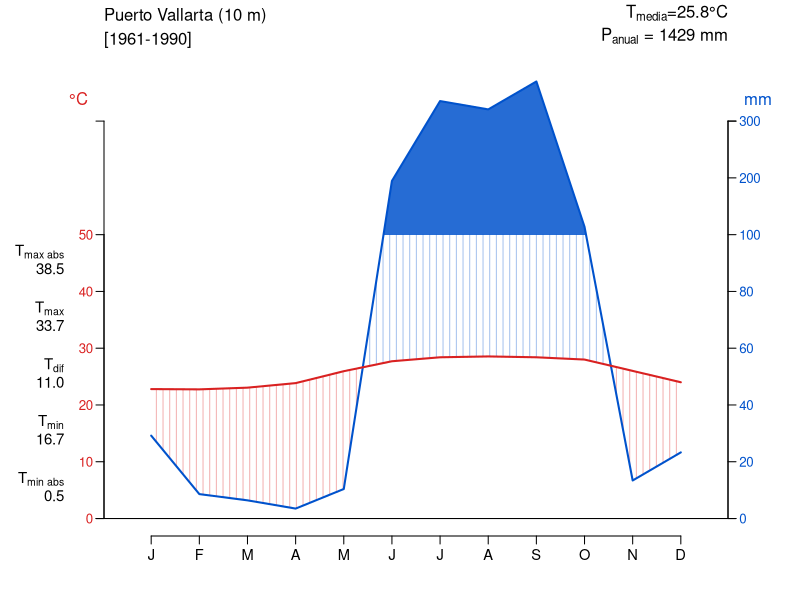

The R script that drew this image:
## ---- chunk 1
nombre <- "Puerto Vallarta"
periodo <- "1961-1990"
elevacion <- 10

prec <- c(29.2,8.6,6.4,3.5,10.4,194.6,335.3,320.6,369.8,113.8,13.4,23.3)
tmin <- c(17,16.7,17.1,17.8,20.7,23.1,23.4,23.4,23.3,22.5,20,18.4)
tmax <- c(28.6,28.8,29,29.9,31.2,32.3,33.4,33.7,33.5,33.5,32,29.6)
tminabs <- c(12,11,10,0.5,15,18,20,20,20,18.5,10,10)
tmaxabs <- c(34,35,36,36,37.5,37,38,38,38,38.5,36,36)

meses <- c("J", "F", "M", "A", "M", "J", "J", "A", "S", "O", "N", "D")
## ---- chunk 2
# --- 2. Cálculos generales ---
tmedia <- (tmax + tmin)/2
tdif <- (tmax - tmin)
tdif_prom <- round(mean(tdif), 1)
temp_prom <- round(mean(tmedia), 1)
prec_anual <- round(sum(prec), 0)
max_tmax <- max(tmax)
min_tmin <- min(tmin)

# --- 2. Escala Gaussen-Walter e Interpolación Densa ---
# Transformación de precipitación a escala de temperatura:
# 0 a 100 mm -> 0 a 50°C (relación 2:1)
# > 100 mm -> escala reducida (10 mm extra = 2°C)
p_escala <- ifelse(prec <= 100, prec / 2, 50 + (prec - 100) / 10)

# Secuencias de valores para los poligonos de relleno
xd <- seq(1, 12, length.out = 500)
td <- approx(1:12, tmedia, xout = xd)$y
pd <- approx(1:12, p_escala, xout = xd)$y


# --- Función para evitar artefactos en polígonos divididos ---
dibujar_poligonos_continuos <- function(x, y1, y2, condicion, ...) {
  if (!any(condicion)) return() # Si no hay datos que cumplan, no hace nada
  
  idx <- which(condicion)
  # Identifica grupos contiguos (cada vez que el salto de índice es > 1, crea un grupo nuevo)
  grupos <- cumsum(c(1, diff(idx) > 1))
  
  # Dibuja un polígono independiente por cada grupo continuo detectado
  for (g in unique(grupos)) {
    idx_g <- idx[grupos == g]
    polygon(c(x[idx_g], rev(x[idx_g])), 
            c(y1[idx_g], rev(y2[idx_g])), 
            ...)
  }
}



# --- 3. Configuración del Gráfico ---
par(mar = c(4, 6.5, 4, 4.5), mgp = c(2.5, 0.7, 0), cex=0.8)

plot(1:12, tmedia, type = "n", xlim = c(0.5, 12.5), ylim = c(0, max(c(p_escala, 70))),
     axes = FALSE, xlab = "", ylab = "")

# Colores semitransparentes
col_arido  <- adjustcolor("#D92121", alpha.f = 0.35) # Rojo semitransparente (Árido)
col_humedo <- adjustcolor("#0052CC", alpha.f = 0.35) # Azul semitransparente (Húmedo)
col_super  <- adjustcolor("#0052CC", alpha.f = 0.85) # Azul intesificado (Superhúmedo)

# --- 4. Relleno Uniforme de Áreas ---
# A) Período árido (T > P)
m_arid <- td >= pd
dibujar_poligonos_continuos(x = xd, y1 = td, y2 = pd, condicion = m_arid,
                            col = col_arido, border = NA, density = 15, angle = 90)

# B) Período húmedo (P > T, hasta 100 mm / 50°C)
m_humid <- pd >= td
p_lim <- pmin(pd, 50)
dibujar_poligonos_continuos(x = xd, y1 = p_lim, y2 = td, condicion = m_humid,
                            col = col_humedo, border = NA, density = 15, angle = 90)

# C) Período superhúmedo (> 100 mm / 50°C)
m_super <- pd >= 50
vec_50 <- rep(50, length(xd)) # Crear un vector constante de 50 para el límite inferior
dibujar_poligonos_continuos(x = xd, y1 = pd, y2 = vec_50, condicion = m_super,
                            col = col_super, border = NA)

# --- 5. Rectángulos de Heladas bajo el eje horizontal ---
for (i in 1:12) {
  if (tmin[i] <= 0) {
    # Heladas seguras (tmin media < 0 °C): Azul sólido
    rect(xleft = i - 0.5, ybottom = -2.5, xright = i + 0.5, ytop = 0, 
         col = "#0052CC", border = "black", xpd = TRUE)
  } else if (tminabs[i] <= 0) {
    # Heladas probables (tmin absoluta < 0 °C): Azul claro / achurado
    rect(xleft = i - 0.5, ybottom = -2.5, xright = i + 0.5, ytop = 0, 
         col = adjustcolor("#0052CC", alpha.f = 0.3), density = 15, angle = 45, 
         border = "black", xpd = TRUE)
  }
}

# --- 6. Líneas, Ejes y Encabezados ---
#abline(h = 50, col = "black", lwd = 1)
abline(h = 0, col = "black", lwd = 1)
lines(1:12, p_escala, col = "#0052CC", lwd = 2)
lines(1:12, tmedia, col = "#D92121", lwd = 2)

# Ejes
axis(1, at = 1:12, labels = meses, cex.axis = 1.1)
axis(2, at = c(seq(0, 50, 10)), col.axis = "#D92121", las = 1)
axis(4, at = c(seq(0, 50, 10), 60, 70), labels = c(seq(0, 100, 20), 200, 300), col.axis = "#0052CC", las = 1)

# Etiquetas de unidades
mtext("°C", side = 2, at = 74, col = "#D92121", line = 1, las = 1)
mtext("mm", side = 4, at = 74, col = "#0052CC", line = 1, las = 1)

# Marco exterior
axis(2, at = c(0, 70), labels = FALSE)
axis(4, at = c(0, 70), labels = FALSE)

# Títulos y Metadatos
mtext(paste0(nombre, " (", elevacion, " m)"), side = 3, line = 2.5, adj = 0)
mtext(paste0("[",periodo,"]"), side = 3, line = 1, adj = 0)
mtext(substitute(paste("T"["media"],"=", Tmean, "°C"),
                 list(Tmean=temp_prom)),
      side = 3, line = 2.5, adj = 1)
mtext(substitute(paste("P"["anual"]," = ", P, " mm"),
                 list(P=prec_anual)),
      side = 3, line = 1, adj = 1)

# Indicadores laterales Max/Min
## Maximo absoluto
mtext(expression("T"["max"]), side = 2, at = 37, 
      line = 2.5, las = 1, adj = 1, cex = 0.9)
mtext(sprintf("%.1f", max(tmax)), side = 2, at = 34, 
      line = 2.5, las = 1, adj = 1, cex = 0.9)
## Maximo mensual
mtext(expression("T"["min"]), side = 2, at = 17, 
      line = 2.5, las = 1, adj = 1, cex = 0.9)
mtext(sprintf("%.1f", min(tmin)), side = 2, at = 14, 
      line = 2.5, las = 1, adj = 1, cex = 0.9)
## Rango diurno
mtext(expression("T"["dif"]), side = 2, at = 27, 
      line = 2.5, las = 1, adj = 1, cex = 0.9)
mtext(sprintf("%.1f", mean(tdif)), side = 2, at = 24, 
      line = 2.5, las = 1, adj = 1, cex = 0.9)
## Minimo mensual
mtext(expression("T"["max abs"]), side = 2, at = 47, 
      line = 2.5, las = 1, adj = 1, cex = 0.9)
mtext(sprintf("%.1f", max(tmaxabs)), side = 2, at = 44, 
      line = 2.5, las = 1, adj = 1, cex = 0.9)
## Minimo absoluto
mtext(expression("T"["min abs"]), side = 2, at = 7, 
      line = 2.5, las = 1, adj = 1, cex = 0.9)
mtext(sprintf("%.1f", min(tminabs)), side = 2, at = 4, 
      line = 2.5, las = 1, adj = 1, cex = 0.9)
